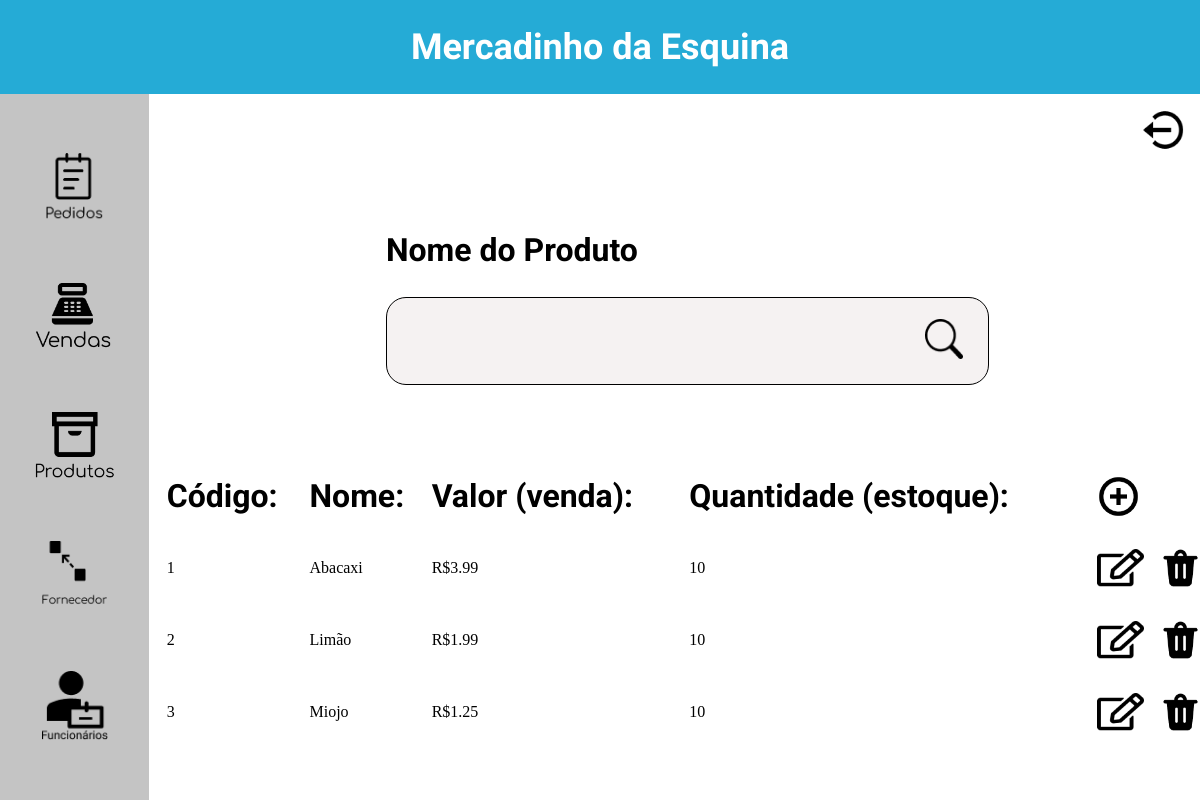
Screenshot of /mercadinho/produtos.php with the database file from the repository.
### tables this page shows
create table produtos (
    id_produto INT NOT NULL PRIMARY KEY AUTO_INCREMENT,
    nome VARCHAR(50) NOT NULL,
    valor DECIMAL(5,2) NOT NULL,
    quantidade INT DEFAULT 0,
    quantidade_pedida INT DEFAULT 0
);

### mercadinho/Classes/Prod.php (the view, shortened to what this page needs)
<?php
class Prod
{
    function listarProduto($nome, $conn){
        if($nome == null){
            $sql = "SELECT *
            FROM produtos";
            $result = $conn->query($sql);
            if ($result->num_rows > 0) {
                while($row = $result->fetch_assoc()) {
                    $id = $row["id_produto"];
                    echo "<tr>".
                         "<td>".$id."</td>".
                         "<td>".$row["nome"]."</td>".
                         "<td>R$".$row["valor"]."</td>".
                         "<td>".$row["quantidade"]."</td>".
                         '<td><a href="produtos_editar.php?id='.$id.'&edt=editar%21"/>'.
                            '<img src="assets/Edit.png" style="height: 38px;">'.
                         "</a></td>".
                         '<td><a href="produtos.php?id='.$id.'&rmv=Remover%21"/>'.
                            '<img src="assets/delete.png" style="height: 43px;">'.
                         "</a></td>".
                         "</tr>";
                }
            }
            else {
                echo "Nenhum produto cadastrado!";
            }
        }
    }
}

### mercadinho/styles/styles.css (style rules this page uses)
* { margin: 0; padding: 0; box-sizing: border-box; }
html, body, #root { min-height: 100vh; width: 100vw; }
body { padding-top: 94px; display: flex; flex-direction: column; align-items: center; }
td { height: 70px; }

### rows the page displays
produtos: id_produto "1", nome "Abacaxi", valor "3.99", quantidade "10"
produtos: id_produto "2", nome "Limão", valor "1.99", quantidade "10"
produtos: id_produto "3", nome "Miojo", valor "1.25", quantidade "10"
